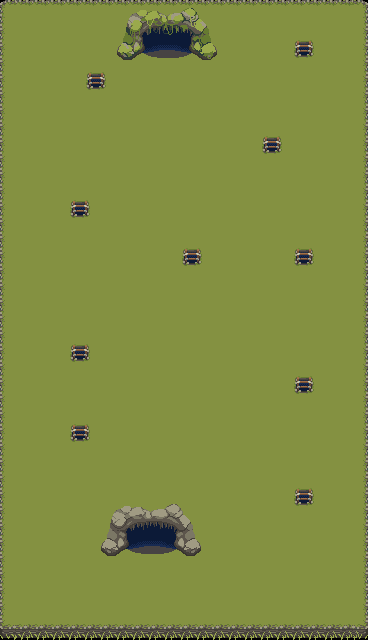

Tiled map render using the project's own tile images. Description and the whole map definition, tile-layer contents included, below:
An orthogonal 23x40 tile map with 16x16 px tiles, 2 tile layers (Floor, FloorAdd) and 2 objects (2x Obstacle).

<map version="1.4" tiledversion="1.4.3" orientation="orthogonal" renderorder="right-down" width="23" height="40" tilewidth="16" tileheight="16" infinite="0" nextlayerid="7" nextobjectid="6">
 <tileset firstgid="1" source="Forest Cliff.tsx" />
 <objectgroup id="6" name="Obstacle">
  <object id="3" name="Dorr1" type="Obstacle" x="104" y="509.333" width="96" height="50.6667" />
  <object id="4" name="Door2" type="Obstacle" x="125.333" y="14.6667" width="84" height="38.6667" />
 </objectgroup>
 <layer id="1" name="Floor" width="23" height="40">
  <data encoding="csv">
1,2,2,2,2,2,2,2,2,2,2,2,2,2,2,2,2,2,2,2,2,2,3,
13,14,14,14,14,14,14,14,14,14,14,14,14,14,14,14,14,14,14,14,14,14,15,
13,14,14,14,14,14,14,14,14,14,14,14,14,14,14,14,14,14,14,14,14,14,15,
13,14,14,14,14,14,14,14,14,14,14,14,14,14,14,14,14,14,14,14,14,14,15,
13,14,14,14,14,14,14,14,14,14,14,14,14,14,14,14,14,14,14,14,14,14,15,
13,14,14,14,14,14,14,14,14,14,14,14,14,14,14,14,14,14,14,14,14,14,15,
13,14,14,14,14,14,14,14,14,14,14,14,14,14,14,14,14,14,14,14,14,14,15,
13,14,14,14,14,14,14,14,14,14,14,14,14,14,14,14,14,14,14,14,14,14,15,
13,14,14,14,14,14,14,14,14,14,14,14,14,14,14,14,14,14,14,14,14,14,15,
13,14,14,14,14,14,14,14,14,14,14,14,14,14,14,14,14,14,14,14,14,14,15,
13,14,14,14,14,14,14,14,14,14,14,14,14,14,14,14,14,14,14,14,14,14,15,
13,14,14,14,14,14,14,14,14,14,14,14,14,14,14,14,14,14,14,14,14,14,15,
13,14,14,14,14,14,14,14,14,14,14,14,14,14,14,14,14,14,14,14,14,14,15,
13,14,14,14,14,14,14,14,14,14,14,14,14,14,14,14,14,14,14,14,14,14,15,
13,14,14,14,14,14,14,14,14,14,14,14,14,14,14,14,14,14,14,14,14,14,15,
13,14,14,14,14,14,14,14,14,14,14,14,14,14,14,14,14,14,14,14,14,14,15,
13,14,14,14,14,14,14,14,14,14,14,14,14,14,14,14,14,14,14,14,14,14,15,
13,14,14,14,14,14,14,14,14,14,14,14,14,14,14,14,14,14,14,14,14,14,15,
13,14,14,14,14,14,14,14,14,14,14,14,14,14,14,14,14,14,14,14,14,14,15,
13,14,14,14,14,14,14,14,14,14,14,14,14,14,14,14,14,14,14,14,14,14,15,
13,14,14,14,14,14,14,14,14,14,14,14,14,14,14,14,14,14,14,14,14,14,15,
13,14,14,14,14,14,14,14,14,14,14,14,14,14,14,14,14,14,14,14,14,14,15,
13,14,14,14,14,14,14,14,14,14,14,14,14,14,14,14,14,14,14,14,14,14,15,
13,14,14,14,14,14,14,14,14,14,14,14,14,14,14,14,14,14,14,14,14,14,15,
13,14,14,14,14,14,14,14,14,14,14,14,14,14,14,14,14,14,14,14,14,14,15,
13,14,14,14,14,14,14,14,14,14,14,14,14,14,14,14,14,14,14,14,14,14,15,
13,14,14,14,14,14,14,14,14,14,14,14,14,14,14,14,14,14,14,14,14,14,15,
13,14,14,14,14,14,14,14,14,14,14,14,14,14,14,14,14,14,14,14,14,14,15,
13,14,14,14,14,14,14,14,14,14,14,14,14,14,14,14,14,14,14,14,14,14,15,
13,14,14,14,14,14,14,14,14,14,14,14,14,14,14,14,14,14,14,14,14,14,15,
13,14,14,14,14,14,14,14,14,14,14,14,14,14,14,14,14,14,14,14,14,14,15,
13,14,14,14,14,14,14,14,14,14,14,14,14,14,14,14,14,14,14,14,14,14,15,
13,14,14,14,14,14,14,14,14,14,14,14,14,14,14,14,14,14,14,14,14,14,15,
13,14,14,14,14,14,14,14,14,14,14,14,14,14,14,14,14,14,14,14,14,14,15,
13,14,14,14,14,14,14,14,14,14,14,14,14,14,14,14,14,14,14,14,14,14,15,
13,14,14,14,14,14,14,14,14,14,14,14,14,14,14,14,14,14,14,14,14,14,15,
13,14,14,14,14,14,14,14,14,14,14,14,14,14,14,14,14,14,14,14,14,14,15,
13,14,14,14,14,14,14,14,14,14,14,14,14,14,14,14,14,14,14,14,14,14,15,
13,14,14,14,14,14,14,14,14,14,14,14,14,14,14,14,14,14,14,14,14,14,15,
25,26,26,26,26,26,26,26,26,26,26,26,26,26,26,26,26,26,26,26,26,26,27
</data>
 </layer>
 <layer id="2" name="FloorAdd" width="23" height="40">
  <data encoding="csv">
0,0,0,0,0,0,0,114,115,116,117,118,119,120,0,0,0,0,0,0,0,0,0,
0,0,0,0,0,0,0,126,127,128,129,130,131,132,0,0,0,14,14,14,0,0,0,
0,0,0,0,0,0,0,138,139,140,141,142,143,144,0,0,0,14,41,42,0,0,0,
0,0,0,0,0,0,0,150,151,152,153,154,155,156,0,0,0,0,53,54,0,0,0,
0,0,0,14,14,41,42,14,14,14,14,14,14,14,14,14,14,14,14,14,14,14,0,
0,14,14,14,14,53,54,14,14,14,14,14,14,14,14,14,14,14,14,14,14,14,0,
0,14,14,14,14,14,14,14,14,14,14,14,14,14,14,14,14,14,14,14,14,14,0,
0,14,14,14,14,14,14,14,14,14,14,14,14,14,14,14,14,14,14,14,14,14,0,
0,14,14,14,14,14,14,14,14,14,14,14,14,14,14,14,41,42,14,14,14,14,0,
0,0,0,14,14,14,14,14,14,14,14,14,14,14,14,14,53,54,14,14,14,14,0,
0,0,0,14,14,14,14,14,14,14,14,14,14,14,14,14,14,14,14,14,14,14,0,
0,0,0,14,14,14,14,14,14,14,14,14,14,14,14,14,14,14,14,14,14,14,0,
0,0,0,14,41,42,14,14,14,14,14,14,14,14,14,14,14,14,14,14,14,14,0,
0,0,0,14,53,54,14,14,14,14,14,14,14,14,14,14,14,14,14,14,14,14,0,
0,0,0,14,14,14,14,14,14,14,14,14,14,14,14,14,14,14,14,14,14,14,0,
0,0,0,14,14,14,14,14,14,14,14,41,42,14,14,14,14,14,41,42,14,14,0,
0,0,0,14,14,14,14,14,14,14,14,53,54,14,14,14,14,14,53,54,14,14,0,
0,0,0,14,14,14,14,14,14,14,14,14,14,14,14,14,14,14,14,14,14,14,0,
0,0,0,14,14,14,14,14,14,14,14,14,14,14,14,14,14,14,14,14,14,14,0,
0,0,0,14,14,14,14,14,14,14,14,14,14,14,14,14,14,14,14,14,14,14,0,
0,0,0,14,14,14,14,14,14,14,14,14,14,14,14,14,14,14,14,14,14,14,0,
0,0,0,14,41,42,14,14,14,14,14,14,14,14,14,14,14,14,14,14,14,14,0,
0,0,0,14,53,54,14,14,14,14,14,14,14,14,14,14,14,14,14,14,14,14,0,
0,0,0,14,14,14,14,14,14,14,14,14,14,14,14,14,14,14,41,42,14,14,0,
0,0,0,14,14,14,14,14,14,14,14,14,14,14,14,14,14,14,53,54,14,14,0,
0,0,0,0,0,0,0,0,0,0,0,0,0,0,0,0,0,0,0,0,0,0,0,
0,0,0,0,41,42,0,0,0,0,0,0,0,0,0,0,0,0,0,0,0,0,0,
0,0,0,0,53,54,0,0,0,0,0,0,0,0,0,0,0,0,0,0,0,0,0,
0,0,0,0,0,0,0,0,0,0,0,0,0,0,0,0,0,0,0,0,0,0,0,
0,0,0,0,0,0,0,0,0,0,0,0,0,0,0,0,0,0,0,0,0,0,0,
0,0,0,0,0,0,0,0,0,0,0,0,0,0,0,0,0,0,41,42,0,0,0,
0,0,0,0,0,0,66,67,68,69,70,71,72,0,0,0,0,0,53,54,0,0,0,
0,0,0,0,0,0,78,79,80,81,82,83,84,0,0,0,0,0,0,0,0,0,0,
0,0,0,0,0,0,90,91,92,93,94,95,96,0,0,0,0,0,0,0,0,0,0,
0,0,0,0,0,0,102,103,104,105,106,107,108,0,0,0,0,0,0,0,0,0,0,
0,0,0,0,0,0,0,0,0,0,0,0,0,0,0,0,0,0,0,0,0,0,0,
0,0,0,0,0,0,0,0,0,0,0,0,0,0,0,0,0,0,0,0,0,0,0,
0,0,0,0,0,0,0,0,0,0,0,0,0,0,0,0,0,0,0,0,0,0,0,
0,0,0,0,0,0,0,0,0,0,0,0,0,0,0,0,0,0,0,0,0,0,0,
0,0,0,0,0,0,0,0,0,0,0,0,0,0,0,0,0,0,0,0,0,0,0
</data>
 </layer>
</map>
